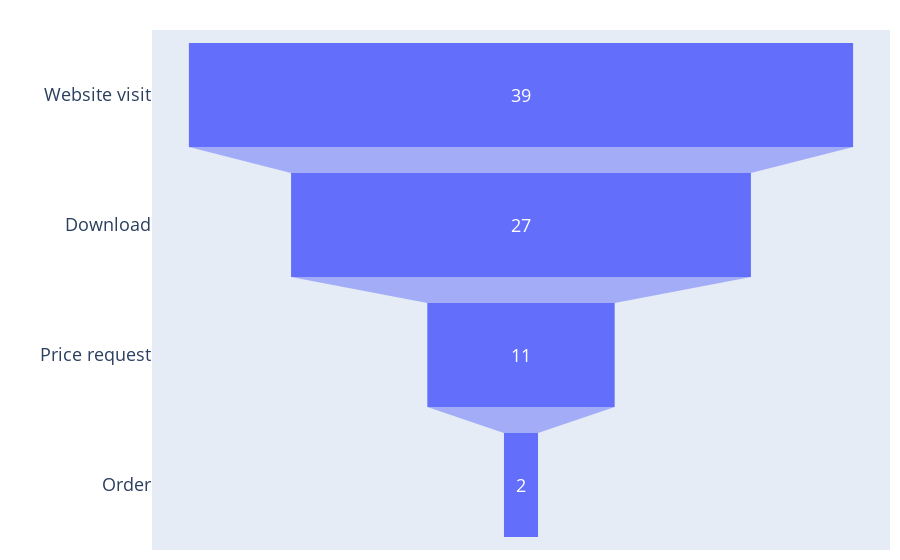

Here is the notebook cell this chart was saved with:
### Markdown cell above
### Funnel charts

* Display losses within a business process, e.g. from website visit to actual purchase
* Horizontal bar chart with centered bars
* Beware: different from [funnel plot](https://www.ncbi.nlm.nih.gov/pmc/articles/PMC2127453/pdf/9310563.pdf) in medical meta-analyses of multiple publications

### Code cell
# inspired by https://plotly.com/python/funnel-charts/
data = dict(
    number=[39, 27, 11, 2],
    stage=["Website visit", "Download", "Price request", "Order"])
fig = px.funnel(data, x='number', y='stage')
fig.update_layout(font=dict(size=18), yaxis_title="", margin=dict(l=10, r=10, t=30, b=10))
fig.show()

### Figure 1 — Plotly figure (JSON) as saved in the notebook; plotly's stock layout.template omitted (floating-point values rounded to 4 significant figures)
{"data": [{"hovertemplate": "number=%{x}<br>stage=%{y}<extra></extra>", "legendgroup": "", "marker": {"color": "#636efa"}, "name": "", "orientation": "h", "showlegend": false, "type": "funnel", "x": [39, 27, 11, 2], "xaxis": "x", "y": ["Website visit", "Download", "Price request", "Order"], "yaxis": "y"}], "layout": {"font": {"size": 18}, "legend": {"tracegroupgap": 0}, "margin": {"b": 10, "l": 10, "r": 10, "t": 30}, "xaxis": {"anchor": "y", "domain": [0, 1], "title": {"text": "number"}}, "yaxis": {"anchor": "x", "domain": [0, 1], "title": {"text": ""}}}}
